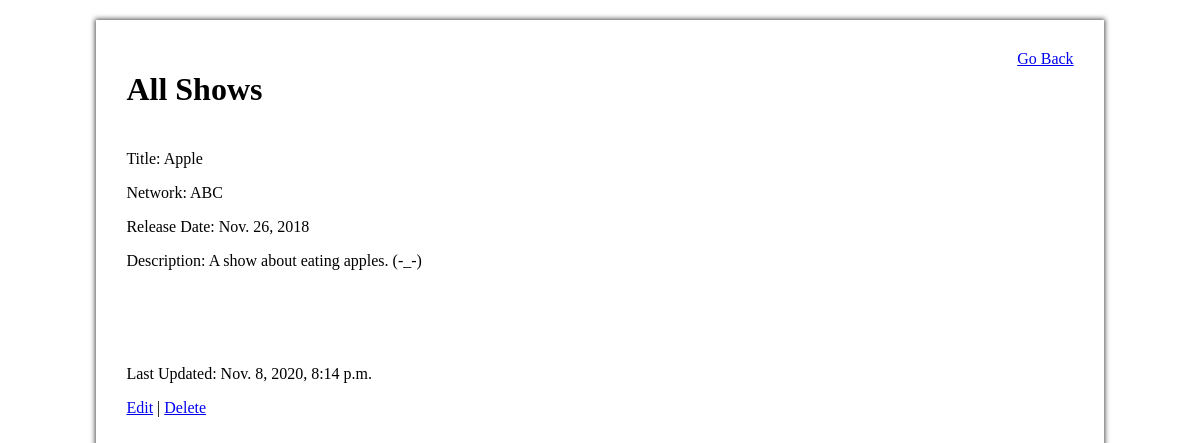
Screenshot of /shows/16 with the database file from the repository.
### tv_app/models.py (models this page shows)
class Show(models.Model):
    title = models.CharField(max_length=30)
    network = models.CharField(max_length=30)
    release = models.DateField(auto_now=False, auto_now_add=False, null=True)
    desc = models.TextField(null=True)
    create_at = models.DateTimeField(auto_now_add=True)
    update_at = models.DateTimeField(auto_now=True)
    objects = ShowManager()

### tv_app/views.py (the view)
# urls.py: path('shows/<int:num>', views.showShow),
def showShow(request, num):
    context = {
        'show': Show.objects.get(id=num)
    }
    return render(request, 'showShow.html', context)

### tv_app/templates/showShow.html (shortened to what this page needs)
<!DOCTYPE html>
<html lang="en">
<head>
    {% load static %}
    <link rel="stylesheet" type="text/css" href="{% static 'showShow.css' %}">
</head>
<body>
    <div id="Box">
        <div class="titleBox">
            <h1>All Shows</h1>
            <a href="/shows">Go Back</a>
        </div>
        <div class="content">
            <p>Title: {{ show.title }}</p>
            <p>Network: {{ show.network }}</p>
            <p>Release Date: {{ show.release }}</p>
            <p>Description: {{ show.desc }}</p>
        </div>
        <div class="update">
            <p>Last Updated: {{ show.update_at }}</p>
        </div>
        <div>
            <a href="/shows/{{ show.id }}/edit">Edit</a> | <a href="/shows/{{ show.id }}/delete">Delete</a>
        </div>
    </div>
</body>
</html>

### tv_app/static/showShow.css (style rules this page uses)
#Box { padding: 30px; box-shadow: 0px 0px 5px 1px rgb(78, 78, 78); width: 80%; margin: 20px auto; }
.titleBox { display: flex; justify-content: space-between; margin-bottom: 20px; }
.content { margin-bottom: 10%; }

### rows the page displays
Show: title "Apple", network "ABC", release "Nov. 26, 2018", desc "A show about eating apples. (-_-)", update_at "Nov. 8, 2020, 8:14 p.m."
